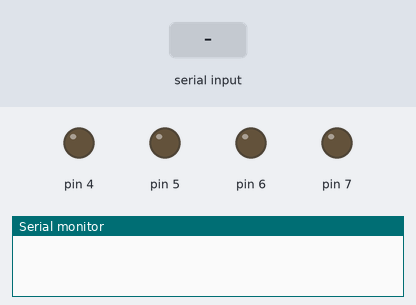
Simulated run of this sketch. Board: Arduino Uno, built with avr-gcc and run on an emulated ATmega328P. On the bench: output pins drawn as LEDs (lit = HIGH), the last lines printed to the serial monitor. The test bench sets the inputs (shaded band). Random numbers use the default seed unless the sketch sets one.

Above: at 1.2 s.
1.3 s: "a" received over Serial
At 2.1 s:
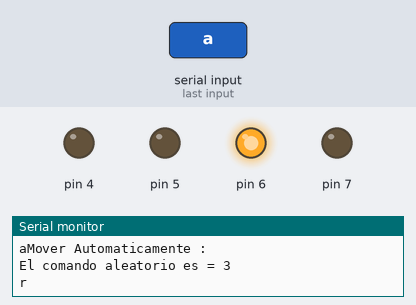
At 4.1 s:
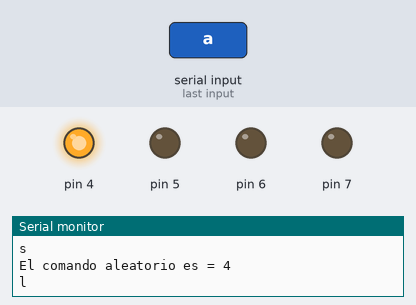
4.3 s: byte 101 ('e') received over Serial
At 12.3 s:
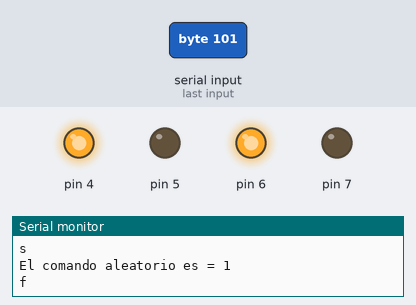
Timing chart, 0 to 34.3 s (numbered marks = the images above; inputs shaded):
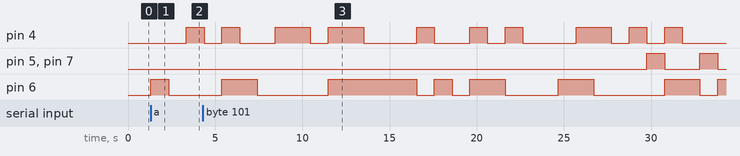

Measured:
- after the input at 1.3 s, pin 4: LOW → HIGH after 2.0 s; pin 6: LOW → HIGH at once, → LOW 1.0 s later

The sketch:

Arduino_EMPET_Ball.ino
```cpp
#include <SoftwareSerial.h>

#define rxPin 0
#define txPin 1


char datoRasp, myChar, enable, data ;
int randomNumber;
void setup() {
  Serial.begin(9600);

}

void loop(){
  while(Serial.available()){

    datoRasp= Serial.read();
    enable= datoRasp;

    delay(10);
    Serial.print(enable);


pinMode(4, OUTPUT);
pinMode(5, OUTPUT);
pinMode(6, OUTPUT);
pinMode(7, OUTPUT);


  if (enable =='m'){
        Serial.println("Mover Manualmente: ");
         moverManualmente();

    }

  if(enable=='a'){
    Serial.println("Mover Automaticamente : ");
        moverAleatoriamente();
    }
  }
}

void moverManualmente(){

        int x= 1;
        while(x==1){
         myChar = Serial.read();
         if(myChar=='f'||myChar=='F'){Serial.println("HACIA ADELANTE");
            digitalWrite(4, HIGH);
            digitalWrite(5, LOW);
            digitalWrite(6, HIGH);
            digitalWrite(7, LOW);
          delay(15);
        }

        if(myChar=='b'||myChar=='B'){Serial.println("HACIA ATRAS");
         digitalWrite(4, LOW);
         digitalWrite(5, HIGH);
         digitalWrite(6, LOW);
         digitalWrite(7, HIGH);
         delay(15);
       }

         if(myChar=='l' ||myChar=='L'){Serial.println("HACIA LA IZQUIERDA");
         digitalWrite(4, HIGH);
         digitalWrite(5, LOW);
         digitalWrite(6, LOW);
         digitalWrite(7, LOW);
         delay(15);
       }
         if(myChar=='r'|| myChar=='R'){Serial.println("HACIA LA DERECHA");
         digitalWrite(4, LOW);
         digitalWrite(5, LOW);
         digitalWrite(6, HIGH);
         digitalWrite(7, LOW);
         delay(15);

       }
       if(myChar=='s'||myChar=='S'){ Serial.println("PARAR");
         digitalWrite(4, LOW);
         digitalWrite(5, LOW);
         digitalWrite(6, LOW);
         digitalWrite(7, LOW);
         delay(15);

       }
       if(myChar=='e'|| myChar=='E'){Serial.println("Salir");
       x=0;
        loop();}
        }
  }

void moverAleatoriamente(){
      while (enable=='a'){
    //Genera un numero aleatorio entre 1 y 100
  randomNumber = random(1,6);
  if(randomNumber ==1){data= 'f';
            digitalWrite(4, HIGH);
            digitalWrite(5, LOW);
            digitalWrite(6, HIGH);
            digitalWrite(7, LOW);
          delay(15);}
  if(randomNumber ==2){data= 'b';
         digitalWrite(4, LOW);
         digitalWrite(5, HIGH);
         digitalWrite(6, LOW);
         digitalWrite(7, HIGH);
         delay(15);}
  if(randomNumber ==3){data= 'r';
         digitalWrite(4, LOW);
         digitalWrite(5, LOW);
         digitalWrite(6, HIGH);
         digitalWrite(7, LOW);
         delay(15);}
  if(randomNumber ==4){data= 'l';
         digitalWrite(4, HIGH);
         digitalWrite(5, LOW);
         digitalWrite(6, LOW);
         digitalWrite(7, LOW);
         delay(15);}
  if(randomNumber ==5){data= 's';
         digitalWrite(4, LOW);
         digitalWrite(5, LOW);
         digitalWrite(6, LOW);
         digitalWrite(7, LOW);
         delay(15);}
         myChar = Serial.read();
     if(myChar =='e'){ Serial.println("PARAR");
         digitalWrite(4, LOW);
         digitalWrite(5, LOW);
         digitalWrite(6, LOW);
         digitalWrite(7, LOW);
         delay(15);
      loop();
     }

  Serial.print("El comando aleatorio es = ");
  Serial.println(randomNumber);
  Serial.println(data);

  delay(1000);
}
}
```
